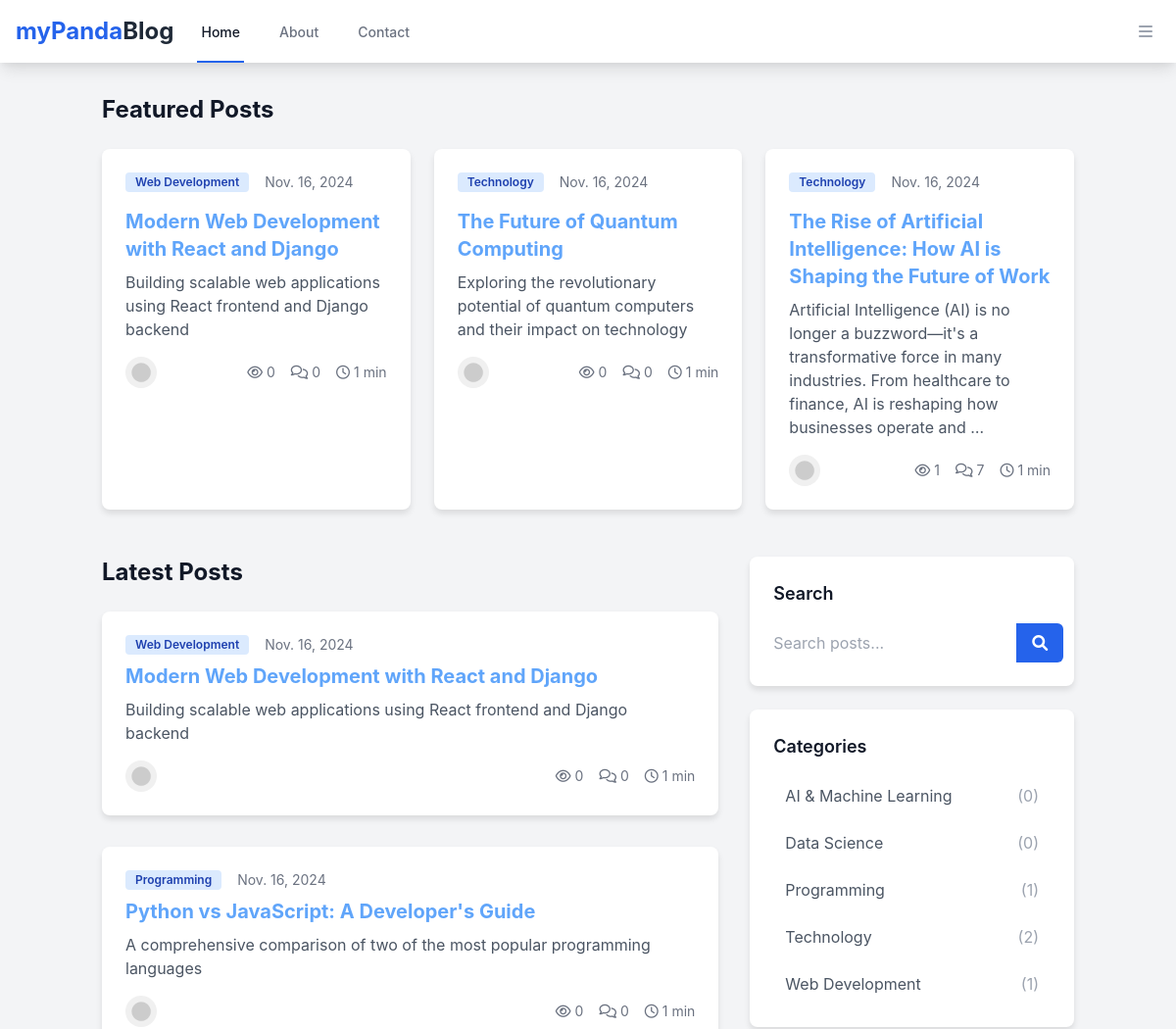
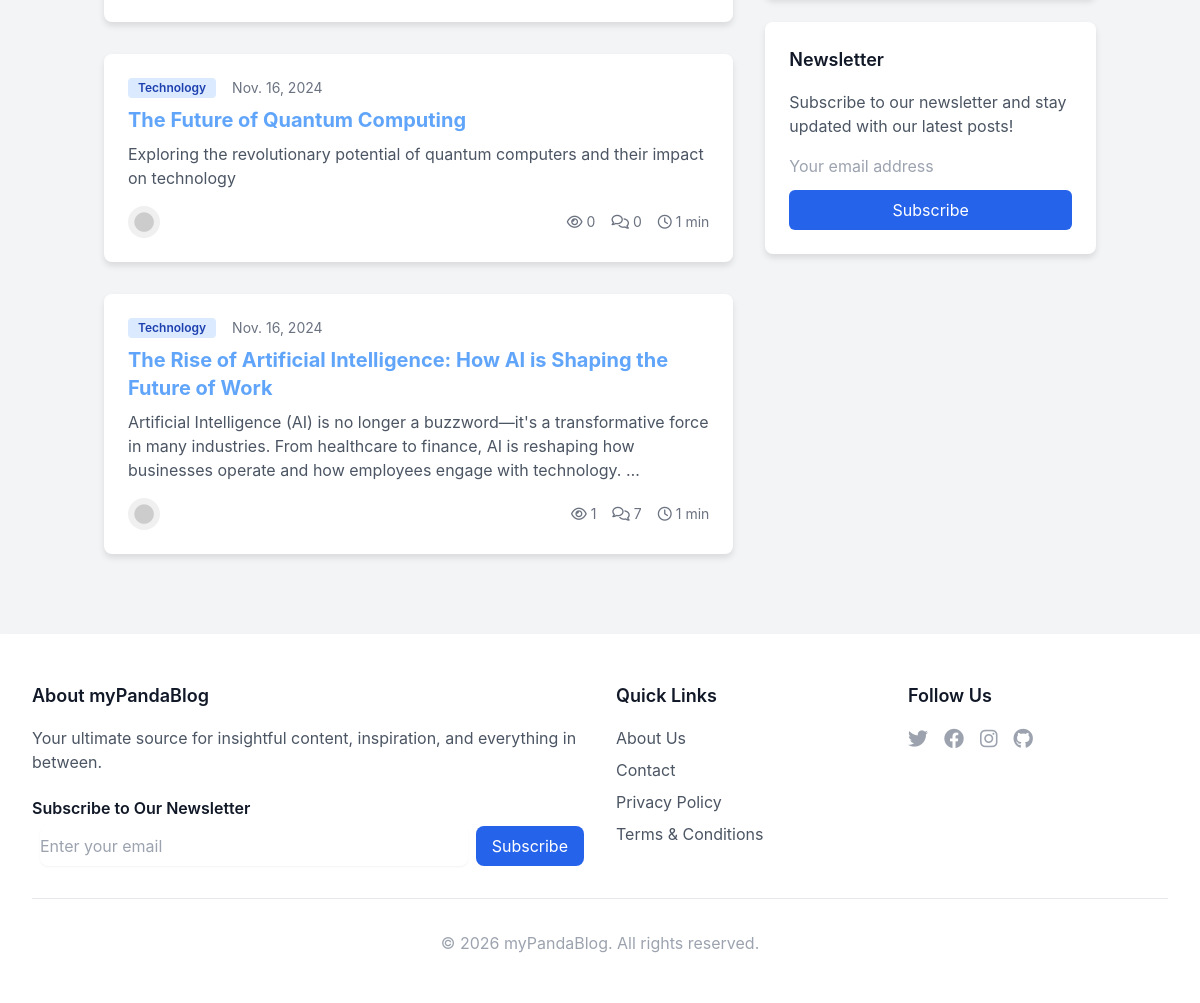
The page / on the database its author committed (2 pictures, top to bottom).
### blog/models.py (models this page shows, shortened)
class Post(models.Model):
    ACTIVE = 'active'
    DRAFT = 'draft'
    SCHEDULED = 'scheduled'
    CHOICES_STATUS = (
        (ACTIVE, 'Active'),
        (DRAFT, 'Draft'),
        (SCHEDULED, 'Scheduled'),
    )
    title = models.CharField(max_length=255, db_index=True)
    slug = models.SlugField(db_index=True, unique=True)
    category = models.ForeignKey(Category, related_name="posts", on_delete=models.CASCADE)
    intro = CKEditor5Field(blank=True, null=True, config_name='default')
    content = CKEditor5Field(blank=True, null=True, config_name='default')
    created_at = models.DateTimeField(auto_now_add=True)
    updated_at = models.DateTimeField(auto_now=True)
    published_at = models.DateTimeField(null=True, blank=True)
    status = models.CharField(max_length=10, choices=CHOICES_STATUS, default=DRAFT)
    image = models.ImageField(upload_to="uploads/", null=True, blank=True)
    video_url = models.URLField(blank=True, help_text="YouTube or Vimeo URL")
    meta_title = models.CharField(max_length=60, blank=True, help_text="SEO meta title")
    meta_description = models.CharField(max_length=160, blank=True, help_text="SEO meta description")
    canonical_url = models.URLField(blank=True, help_text="Canonical URL if this is a repost")
    views_count = models.PositiveIntegerField(default=0)
    featured = models.BooleanField(default=False)
    tags = TaggableManager(blank=True)
    class Meta:
        ordering = ["-created_at"]
        indexes = [
            models.Index(fields=['created_at', 'status']),
            models.Index(fields=['category', 'status']),
            models.Index(fields=['status', 'published_at']),
        ]
    @property
    def reading_time(self):
        text = strip_tags(self.content)
        words = len(text.split())
        minutes = round(words / 200)  # Average reading speed of 200 words per minute
        return max(1, minutes)  # Minimum 1 minute reading time

class Category(models.Model):
    title = models.CharField(max_length=255, db_index=True)
    slug = models.SlugField(db_index=True, unique=True)
    description = models.TextField(blank=True)
    meta_description = models.CharField(max_length=160, blank=True, help_text="SEO meta description")
    class Meta:
        ordering = ["title"]
        verbose_name_plural = "Categories"
    def __str__(self):
        return self.title

### blog/views.py (the view)
# urls.py: path('', views.frontpage, name='frontpage'),
def frontpage(request):
    featured_posts = Post.objects.filter(status=Post.ACTIVE, featured=True).select_related(
        'category'
    ).annotate(
        comment_count=Count('comments', filter=Q(comments__is_approved=True))
    ).order_by('-created_at')[:3]
    posts = Post.objects.filter(status=Post.ACTIVE).select_related(
        'category'
    ).annotate(
        comment_count=Count('comments', filter=Q(comments__is_approved=True))
    ).order_by('-created_at')
    categories = Category.objects.all().annotate(
        post_count=Count('posts', filter=Q(posts__status=Post.ACTIVE))
    )
    paginator = Paginator(posts, 10)
    page = request.GET.get('page')
    try:
        posts = paginator.page(page)
    except PageNotAnInteger:
        posts = paginator.page(1)
    except EmptyPage:
        posts = paginator.page(paginator.num_pages)
    context = {
        'posts': posts,
        'featured_posts': featured_posts,
        'categories': categories,
    }
    return render(request, 'frontpage.html', context)

### blog/context_processors.py (called while the page is built)
def base_context(request):
    return {
        'categories': Category.objects.all(),
    }

### templates/frontpage.html (shortened to what this page needs)
{% extends 'base.html' %}
{% load static %}
{% block content %}
<div class="max-w-7xl mx-auto">
    {% if featured_posts %}
    <div class="mb-12">
        <h2 class="text-2xl font-bold text-gray-900 mb-6">Featured Posts</h2>
        <div class="grid grid-cols-1 md:grid-cols-3 gap-6">
            {% for post in featured_posts|slice:":3" %}
            <div class="bg-white rounded-lg shadow-md overflow-hidden hover:shadow-lg transition-shadow duration-300">
                <div class="p-6">
                    <div class="flex items-center mb-4">
                        <span class="bg-blue-100 text-blue-800 text-xs font-semibold px-2.5 py-0.5 rounded">{{ post.category }}</span>
                        <span class="text-gray-500 text-sm ml-4">{{ post.created_at|date }}</span>
                    </div>
                    <h3 class="text-xl font-bold text-gray-900 mb-2">
                        <a href="{% url 'blog:post_detail' post.category.slug post.slug %}" class="hover:text-blue-600">{{ post.title }}</a>
                    </h3>
                    <p class="text-gray-600 mb-4">{{ post.intro|striptags|truncatewords:25 }}</p>
                    <div class="flex items-center justify-between">
                        <div class="flex items-center">
                            <img src="{% static 'images/default-avatar.png' %}"
                                 alt="Author avatar"
                                 class="w-8 h-8 rounded-full">
                        </div>
                        <div class="flex items-center space-x-4 text-sm text-gray-500">
                            <div class="flex items-center">
                                <i class="far fa-eye mr-1"></i>
                                {{ post.views_count }}
                            </div>
                            <div class="flex items-center">
                                <i class="far fa-comments mr-1"></i>
                                {{ post.comment_count }}
                            </div>
                            <div class="flex items-center">
                                <i class="far fa-clock mr-1"></i>
                                {{ post.reading_time }} min
                            </div>
                        </div>
                    </div>
                </div>
            </div>
            {% endfor %}
        </div>
    </div>
    {% endif %}
    <div class="flex flex-col md:flex-row gap-8">
        <div class="w-full md:w-2/3">
            <h2 class="text-2xl font-bold text-gray-900 mb-6">Latest Posts</h2>
            <div class="space-y-8">
                {% for post in posts %}
                <article class="bg-white rounded-lg shadow-md overflow-hidden hover:shadow-lg transition-shadow duration-300">
                    <div class="md:flex">
                        <div class="p-6">
                            <div class="flex items-center mb-2">
                                <span class="bg-blue-100 text-blue-800 text-xs font-semibold px-2.5 py-0.5 rounded">{{ post.category }}</span>
                                <span class="text-gray-500 text-sm ml-4">{{ post.created_at|date }}</span>
                            </div>
                            <h3 class="text-xl font-bold text-gray-900 mb-2">
                                <a href="{% url 'blog:post_detail' post.category.slug post.slug %}" class="hover:text-blue-600">{{ post.title }}</a>
                            </h3>
                            <p class="text-gray-600 mb-4">{{ post.intro|striptags|truncatewords:30 }}</p>
                            <div class="flex items-center justify-between">
                                <div class="flex items-center">
                                    <img src="{% static 'images/default-avatar.png' %}"
                                         alt="Author avatar"
                                         class="w-8 h-8 rounded-full">
                                </div>
                                <div class="flex items-center space-x-4 text-sm text-gray-500">
                                    <div class="flex items-center">
                                        <i class="far fa-eye mr-1"></i>
                                        {{ post.views_count }}
                                    </div>
                                    <div class="flex items-center">
                                        <i class="far fa-comments mr-1"></i>
                                        {{ post.comment_count }}
                                    </div>
                                    <div class="flex items-center">
                                        <i class="far fa-clock mr-1"></i>
                                        {{ post.reading_time }} min
                                    </div>
                                </div>
                            </div>
                        </div>
                    </div>
                </article>
                {% endfor %}
            </div>
        </div>
        <div class="w-full md:w-1/3">
            <div class="bg-white rounded-lg shadow-md p-6 mb-6">
                <h3 class="text-lg font-semibold text-gray-900 mb-4">Search</h3>
                <form action="{% url 'blog:search' %}" method="get">
                    <div class="flex">
                        <input type="text" name="query" placeholder="Search posts..."
                               class="flex-1 rounded-l-md border-gray-300 focus:border-blue-500 focus:ring-blue-500">
                        <button type="submit" class="px-4 py-2 bg-blue-600 text-white rounded-r-md hover:bg-blue-700">
                            <i class="fas fa-search"></i>
                        </button>
                    </div>
                </form>
            </div>
            <div class="bg-white rounded-lg shadow-md p-6 mb-6">
                <h3 class="text-lg font-semibold text-gray-900 mb-4">Categories</h3>
                <div class="space-y-2">
                    {% for category in categories %}
                    <a href="{% url 'blog:category_detail' category.slug %}"
                       class="block px-3 py-2 text-gray-600 hover:text-blue-600 hover:bg-gray-50 rounded-md">
                        {{ category.title }}
                        <span class="float-right text-gray-400">({{ category.posts.count }})</span>
                    </a>
                    {% endfor %}
                </div>
            </div>
            <div class="bg-white rounded-lg shadow-md p-6">
                <h3 class="text-lg font-semibold text-gray-900 mb-4">Newsletter</h3>
                <p class="text-gray-600 mb-4">Subscribe to our newsletter and stay updated with our latest posts!</p>
                <form method="POST" action="{% url 'blog:newsletter_signup' %}">
                    <input type="email" name="email" placeholder="Your email address" required
                           class="w-full rounded-md border-gray-300 mb-3 focus:border-blue-500 focus:ring-blue-500">
                    <button type="submit"
                            class="w-full px-4 py-2 bg-blue-600 text-white rounded-md hover:bg-blue-700">
                        Subscribe
                    </button>
                </form>
            </div>
        </div>
    </div>
</div>
{% endblock %}

### static/css/main.css (style rules this page uses)
:root { --primary-color: #60A5FA; --primary-light: #93C5FD; --primary-dark: #3B82F6; --accent-color: #F59E0B; --text-primary: #1F2937; --text-secondary: #4B5563; --bg-primary: #F9FAFB; --bg-secondary: #F3F4F6; }
body { font-family: 'Inter', system-ui, -apple-system, sans-serif; color: var(--text-primary); background-color: var(--bg-primary); line-height: 1.5; }
h1, h2, h3, h4, h5, h6 { color: var(--text-primary); font-weight: 600; line-height: 1.25; }
a { color: var(--primary-color); text-decoration: none; transition: color 0.2s ease-in-out; }
.flex { display: flex; }
.items-center { align-items: center; }
.justify-between { justify-content: space-between; }
.mb-2 { margin-bottom: 0.5rem; }
.mb-4 { margin-bottom: 1rem; }
.rounded { border-radius: 0.25rem; }
.rounded-md { border-radius: 0.375rem; }
.rounded-lg { border-radius: 0.5rem; }
.shadow-md { box-shadow: 0 4px 6px rgba(0, 0, 0, 0.1); }

### rows shown on the page
Post: category "Web Development", created_at "Nov. 16, 2024", title "Modern Web Development with React and Django", intro "Building scalable web applications using React frontend and Django backend", views_count "0", comment_count "0", reading_time "1"
Post: category "Technology", created_at "Nov. 16, 2024", title "The Future of Quantum Computing", intro "Exploring the revolutionary potential of quantum computers and their impact on technology", views_count "0", comment_count "0", reading_time "1"
Post: category "Technology", created_at "Nov. 16, 2024", title "The Rise of Artificial Intelligence: How AI is Shaping the Future of Work", intro "Artificial Intelligence (AI) is no longer a buzzword—it's a transformative force in many industries. From healthcare to finance, AI is reshaping how businesses operate and …", views_count "1", comment_count "7", reading_time "1", intro "Artificial Intelligence (AI) is no longer a buzzword—it's a transformative force in many industries. From healthcare to finance, AI is reshaping how businesses operate and how employees engage with technology. …"
Post: category "Programming", created_at "Nov. 16, 2024", title "Python vs JavaScript: A Developer's Guide", intro "A comprehensive comparison of two of the most popular programming languages", views_count "0", comment_count "0", reading_time "1"
Category: title "AI & Machine Learning", posts.count "0"
Category: title "Data Science", posts.count "0"
Category: title "Programming", posts.count "1"
Category: title "Technology", posts.count "2"
Category: title "Web Development", posts.count "1"
